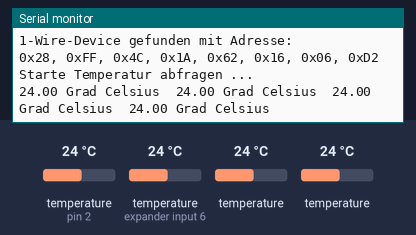
Recording of a sketch running on a simulated Arduino Uno, built with avr-gcc and run on an emulated ATmega328P. Parts: the last lines printed to the serial monitor. The test bench sets the inputs (shaded band); at power-on: temperature (sensors on pin 2, expander input 6) 24 °C, temperature 24 °C.

Above: at 3.5 s.
3.6 s: temperature (sensor on pin 2) set to 12 °C
At 5.7 s:
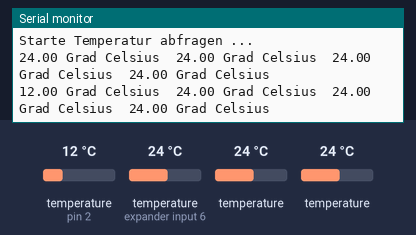
6.1 s: temperature (sensor on expander input 6) set to 12 °C
At 7.2 s:
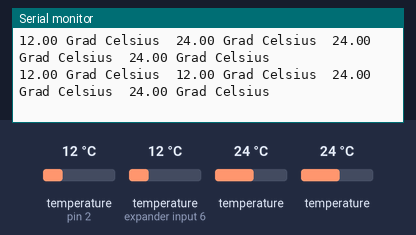
8.6 s: temperature (sensor 202) set to 12 °C
At 9.8 s:
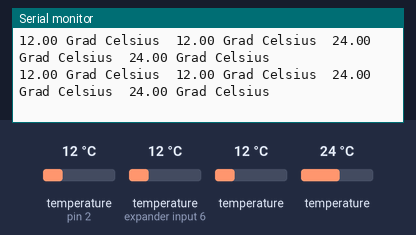
11.1 s: temperature (sensor 302) set to 12 °C
At 12.8 s:
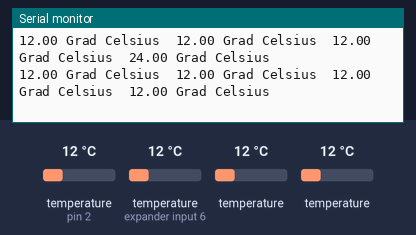
13.6 s: temperature (sensor on pin 2) set to 19 °C
At 15.4 s:
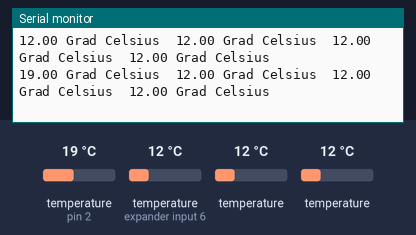
16.1 s: temperature (sensor on expander input 6) set to 19 °C
At 18.4 s:
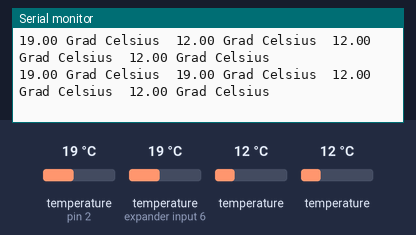
Timing chart, 0 to 19.6 s (numbered marks = the images above; inputs shaded):
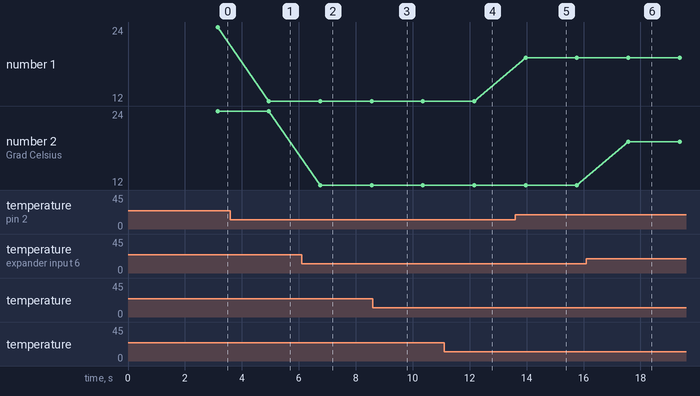

The sketch:

test.ino
```cpp
#include <OneWire.h>
#include <DallasTemperature.h>

#define ONE_WIRE_BUS 2 /* Digitalport Pin 2 definieren */

OneWire ourWire(ONE_WIRE_BUS); /* Ini oneWire instance */

DallasTemperature sensors(&ourWire);/* Dallas Temperature Library für Nutzung der oneWire Library vorbereiten */

void setup()
{
delay(1000);
Serial.begin(9600);
Serial.println("Temperatur Messprogramm");
Serial.println("TWTemp 1.0 vom 14.06.2013");
Serial.println("http://www.wenzlaff.de");
delay(1000);

sensors.begin();/* Inizialisieren der Dallas Temperature library */

adresseAusgeben(); /* Adresse der Devices ausgeben */

Serial.print("Starte Temperatur abfragen ...");
}

void loop()
{
Serial.println();

sensors.requestTemperatures(); // Temp abfragen

Serial.print(sensors.getTempCByIndex(0) );
Serial.print(" Grad Celsius  ");
Serial.print(sensors.getTempCByIndex(1) );
Serial.print(" Grad Celsius  ");
Serial.print(sensors.getTempCByIndex(2) );
Serial.print(" Grad Celsius  ");
Serial.print(sensors.getTempCByIndex(3) );
Serial.print(" Grad Celsius  ");
delay(1000);
}

void adresseAusgeben(void) {
  byte i;
  byte present = 0;
  byte data[12];
  byte addr[8];

  Serial.print("Suche 1-Wire-Devices...\n\r");// "\n\r" is NewLine
  while(ourWire.search(addr)) {
    Serial.print("\n\r\n\r1-Wire-Device gefunden mit Adresse:\n\r");
    for( i = 0; i < 8; i++) {
      Serial.print("0x");
      if (addr[i] < 16) {
        Serial.print('0');
      }
      Serial.print(addr[i], HEX);
      if (i < 7) {
        Serial.print(", ");
      }
    }
    if ( OneWire::crc8( addr, 7) != addr[7]) {
      Serial.print("CRC is not valid!\n\r");
      return;
    }
  }
  Serial.println();
  ourWire.reset_search();
  return;
}
```

Measured:
- after the input at 3.6 s, the serial monitor: prints a new line after 1.3 s (image 1)
- after the input at 6.1 s, the serial monitor: prints a new line after 0.65 s (image 2)
- after the input at 11.1 s, the serial monitor: prints a new line after 1.1 s (image 4)
- after the input at 13.6 s, the serial monitor: prints a new line after 0.36 s (image 5)
- after the input at 16.1 s, the serial monitor: prints a new line after 1.5 s (image 6)
- plotted number 1: 24 → 12 after the input at 3.6 s, 12 → 19 after the input at 13.6 s
